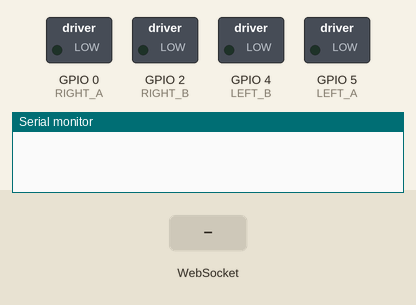
Bench run of a sketch on a simulated ESP8266 (NodeMCU). On the bench: switched loads named in the sketch (green lamp = pin HIGH), the last lines printed to the serial monitor. The inputs (shaded band) are chosen by the test bench. WiFi joins after 1.5 s; servers stay silent unless stated.

Above: at 0.1 s.
At 6.7 s:
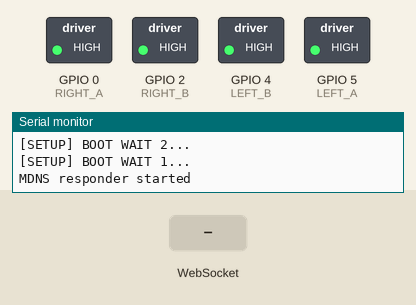
6.8 s: WebSocket text "#" received
At 7.7 s:
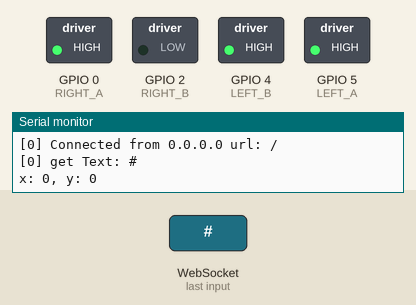
8.3 s: WebSocket text "5" received
Timing chart, 0 to 11.3 s (numbered marks = the images above; inputs shaded):
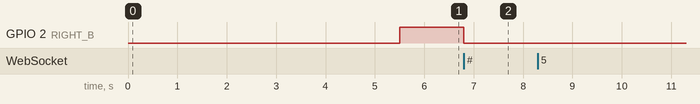

Measured:
- after the input at 6.8 s, GPIO 2 (RIGHT_B): HIGH → LOW at once

The sketch:

MkII.ino
```cpp
/*
  This ESP8266 Web Socket Remote based on:
  https://github.com/tzapu/WiFiManager
  https://github.com/Links2004/arduinoWebSockets
  https://gist.github.com/rjrodger/1011032
*/

#define MDNS_NAME "IsaacTank"

#define LEFT_A 5 //D2
#define LEFT_B 4 //D3
#define RIGHT_A 0 //D5
#define RIGHT_B 2 //D6

#define USE_SERIAL Serial

#include <Arduino.h>
#include <DNSServer.h>
#include <ESP8266mDNS.h>
#include <ESP8266WebServer.h>
#include <Hash.h>
#include <WebSocketsServer.h>
#include <WiFiManager.h>

ESP8266WebServer server(80);
WebSocketsServer webSocket = WebSocketsServer(81);

void motor(int left, int right) {
  digitalWrite(LEFT_A, (left < 0) ? LOW : HIGH);
  digitalWrite(LEFT_B, (left > 0) ? LOW : HIGH);
  digitalWrite(RIGHT_A, (right < 0) ? LOW : HIGH);
  digitalWrite(RIGHT_B, (right > 0) ? LOW : HIGH);
}

void webSocketEvent(uint8_t num, WStype_t type, uint8_t * payload, size_t length) {

  switch (type) {
    case WStype_DISCONNECTED:
      USE_SERIAL.printf("[%u] Disconnected!\n", num);
      motor(0, 0);
      break;
    case WStype_CONNECTED: {
        IPAddress ip = webSocket.remoteIP(num);
        USE_SERIAL.printf("[%u] Connected from %d.%d.%d.%d url: %s\n", num, ip[0], ip[1], ip[2], ip[3], payload);

        // send message to client
        webSocket.sendTXT(num, "Connected");
      }
      break;
    case WStype_TEXT:
      USE_SERIAL.printf("[%u] get Text: %s\n", num, payload);

      if (payload[0] == '#') {
        // we get RGB data

        // decode rgb data
        uint32_t data = (uint32_t) strtol((const char *) &payload[1], NULL, 16);
        uint16_t x = (data >> 8) & 0xFF;
        uint16_t y = data & 0xFF;

        USE_SERIAL.printf("x: %d, y: %d\n", x, y);

        if (x < 80) {
          if (y < 80) {
            // left forward
            motor(0, 1);
          } else if (y > 176) {
            // left backward
            motor(0, -1);
          } else {
            // turn anti-clockwise
            motor(-1, 1);
          }
        } else if (x > 176) {
          if (y < 80) {
            // right forward
            motor(1, 0);
          } else if (y > 176) {
            // right backward
            motor(-1, 0);
          } else {
            // turn anti-clockwise
            motor(1, -1);
          }
        } else {
          if (y < 80) {
            // forward
            motor(1, 1);
          } else if (y > 176) {
            // backward
            motor(-1, -1);
          } else {
            // stop
            motor(0, 0);
          }
        }
      }

      break;
  }

}

void setup() {
  USE_SERIAL.begin(115200);

  USE_SERIAL.setDebugOutput(true);

  //WiFiManager
  //Local intialization. Once its business is done, there is no need to keep it around
  WiFiManager wifiManager;
  //reset saved settings
  //wifiManager.resetSettings();
  wifiManager.autoConnect(MDNS_NAME);
  //or use this for auto generated name ESP + ChipID
  //wifiManager.autoConnect();

  for (uint8_t t = 4; t > 0; t--) {
    USE_SERIAL.printf("[SETUP] BOOT WAIT %d...\n", t);
    USE_SERIAL.flush();
    delay(1000);
  }

  pinMode(LEFT_A, OUTPUT);
  pinMode(LEFT_B, OUTPUT);
  pinMode(RIGHT_A, OUTPUT);
  pinMode(RIGHT_B, OUTPUT);

  motor(0, 0);

  // start webSocket server
  webSocket.begin();
  webSocket.onEvent(webSocketEvent);

  if (MDNS.begin(MDNS_NAME)) {
    USE_SERIAL.println("MDNS responder started");
  }

  // handle index
  server.on("/", []() {
    // send index.html
    server.send(200, "text/html", "<!DOCTYPE html><html><head><meta name='viewport' content='user-scalable=no,initial-scale=1.0,maximum-scale=1.0' /><style>body{padding:0 24px 0 24px;background-color:#ccc;}#main{margin:0 auto 0 auto;}</style><script>function nw(){return new WebSocket('ws://'+location.hostname+':81/',['arduino']);}var ws=nw();window.onload=function(){document.ontouchmove=function(e){e.preventDefault();};var cv=document.getElementById('main');var ctop=cv.offsetTop;var c=cv.getContext('2d');function clr(){c.fillStyle='#fff';c.rect(0,0,255,255);c.fill();}function t(e){e.preventDefault();var x,y,u=e.touches[0];if(u){x=u.clientX;y=u.clientY-ctop;c.beginPath();c.fillStyle='rgba(96,96,208,0.5)';c.arc(x,y,5,0,Math.PI*2,true);c.fill();c.closePath();}else{x=128;y=128;}x=x.toString(16);y=y.toString(16);if(x.length<2){x='0'+x;}if(y.length<2){y='0'+y;}if(ws.readyState===ws.CLOSED){ws=nw();}ws.send('#'+x+y);}cv.ontouchstart=function(e){t(e);clr();};cv.ontouchmove=t;cv.ontouchend=t;clr();}</script></head><body><h2>ESP TOUCH REMOTE</h2><canvas id='main' width='255' height='255'></canvas></body></html>");
  });

  server.begin();

  // Add service to MDNS
  MDNS.addService("http", "tcp", 80);
  MDNS.addService("ws", "tcp", 81);
}

unsigned long last_10sec = 0;
unsigned int counter = 0;

void loop() {
  unsigned long t = millis();
  webSocket.loop();
  server.handleClient();

  if ((t - last_10sec) > 10 * 1000) {
    counter++;
    bool ping = (counter % 2);
    int i = webSocket.connectedClients(ping);
    USE_SERIAL.printf("%d Connected websocket clients ping: %d\n", i, ping);
    last_10sec = millis();
  }
}
```
